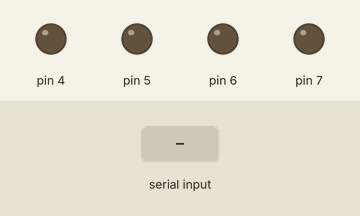
Recording of a sketch running on a simulated Arduino Uno, built with avr-gcc and run on an emulated ATmega328P. On the bench: output pins drawn as LEDs (lit = HIGH). The inputs (shaded band) are chosen by the test bench.

Above: at 1.2 s.
1.3 s: "<+>" received over the second serial link
At 2.5 s:
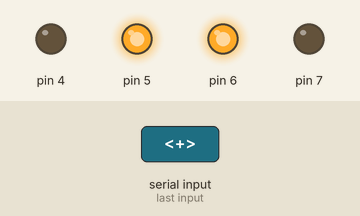
2.8 s: "+\n" received over the second serial link
At 3.7 s:
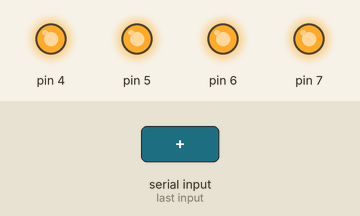
4.3 s: "-\n" received over the second serial link
5.8 s: "<#>" received over the second serial link
At 7.0 s:
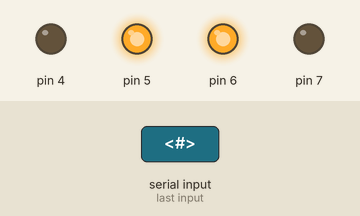
7.3 s: "#\n" received over the second serial link
At 8.3 s:
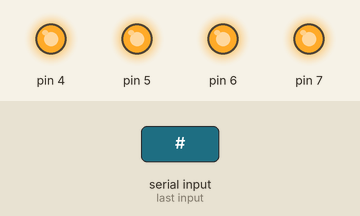
Timing chart, 0 to 9.8 s (numbered marks = the images above; inputs shaded):
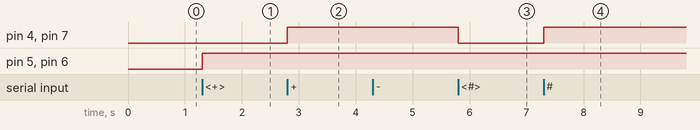

The sketch:

soccer.ino
```cpp
#include <SoftwareSerial.h>

SoftwareSerial mySerial(10, 11);

void setup() {
  mySerial.begin(9600);
  DDRD |= 0xF0;
}

void loop() {
  if (mySerial.available()) {
    byte control;
    switch (mySerial.read()) {
      case '+': control = 0xA0; break;
      case '#': control = 0x00; break;
      case '-': control = 0x50; break;
      case '<': control = 0x90; break;
      case '>': control = 0x60; break;
      default:  control = 0xF0;
    }
    PORTD = PORTD & 0x0F | control;
  }
}
```

snail.c
```cpp
#include <stdio.h>

int main(void)
{
    int n;
    int a[9][9];
    int x = 0, y = -1, d = 1, k = 1;
    int i, j;

    scanf("%d", &n);

    for (i = n; i > 0; d *= -1) {
        for (j = 0; j < i; j++) a[x][y += d] = k++;
        i--;
        for (j = 0; j < i; j++) a[x += d][y] = k++;
    }

    for (i = 0; i < n; i++) {
        for (j = 0; j < n; j++) printf("%2d ", a[i][j]);
        printf("\n");
    }

    return 0;
}
```

Measured:
- after the input at 1.3 s, pin 5, pin 6: LOW → HIGH at once
- after the input at 2.8 s, pin 4, pin 7: LOW → HIGH at once
- after the input at 5.8 s, pin 4, pin 7: HIGH → LOW at once
- after the input at 7.3 s, pin 4, pin 7: LOW → HIGH at once
